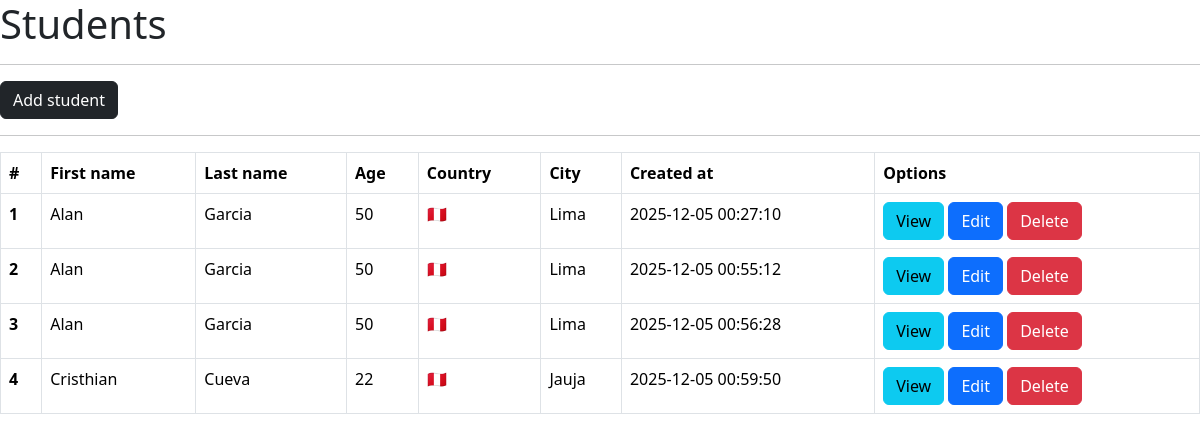
/students/, run on an earlier commit of the app's database.
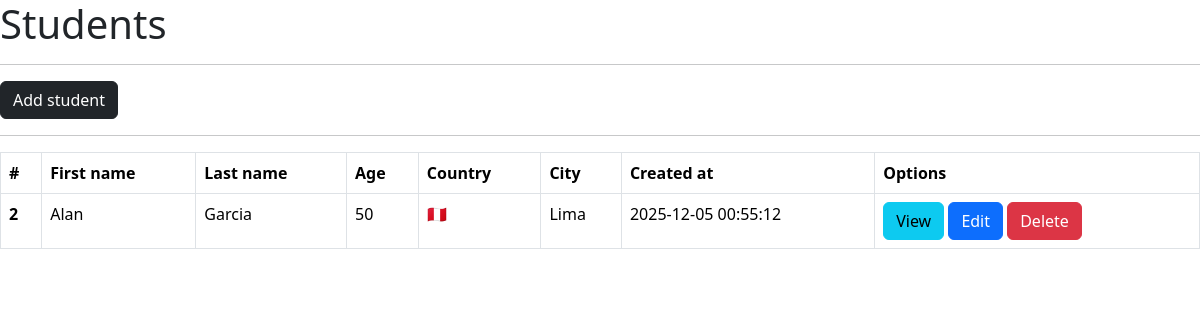
And on a later commit of the database.
### main.py (models this page shows, shortened)
class Student(db.Model):
    __tablename__ = "students"
    id = db.Column(db.Integer, primary_key=True, autoincrement=True)
    first_name = db.Column(db.String(200))
    last_name = db.Column(db.String(200))
    age = db.Column(db.Integer)
    country = db.Column(db.String(10))
    city = db.Column(db.String(50))
    created_at = db.Column(db.DateTime(timezone=True), server_default=func.now())

### main.py (the view)
@app.route("/students/")
def students():
    data = Student.query.all()
    return render_template("students.html", items=data)

### templates/students.html (shortened to what this page needs)
{% extends 'base.html' %}
{% block body %}
<h1>Students</h1>
    <hr>
    <a class="btn btn-dark" href="{{ url_for('students_add') }}">Add student</a>
    <hr>
    <table class="table table-bordered">
      <thead>
        <tr>
          <th scope="col">#</th>
          <th scope="col">First name</th>
          <th scope="col">Last name</th>
          <th scope="col">Age</th>
          <th scope="col">Country</th>
          <th scope="col">City</th>
          <th scope="col">Created at</th>
          <th scope="col">Options</th>
        </tr>
      </thead>
      <tbody>
        {% for item in items %}
        <tr>
          <th scope="row">{{ item.id }}</th>
          <td>{{ item.first_name }}</td>
          <td>{{ item.last_name }}</td>
          <td>{{ item.age }}</td>
          {% if item.country == "PE" %}
          <td>🇵🇪</td>
          {% else %}
          <td>{{ item.country }}</td>
          {% endif %}
          <td>{{ item.city }}</td>
          <td>{{ item.created_at.strftime("%Y-%m-%d %H:%M:%S") }}</td>
          <td>
            <a class="btn btn-info" href="{{ url_for('students_by_id', id=item.id) }}">View</a>
            <a class="btn btn-primary" href="{{ url_for('students_edit_by_id', id=item.id) }}">Edit</a>
            <a class="btn btn-danger" href="{{ url_for('students_delete_by_id', id=item.id) }}">Delete</a>
          </td>
        </tr>
        {% endfor %}
      </tbody>
    </table>
    {% endblock %}

### templates/base.html (shortened to what this page needs)
<!doctype html>
<html lang="en">
  <head>
    <link href="https://cdn.jsdelivr.net/npm/bootstrap@5.3.8/dist/css/bootstrap.min.css" rel="stylesheet">
  </head>
  <body>
    {% block body %}
    {% endblock %}
  </body>
</html>

What changed in the data, as far as the page shows it:
removed Student: id "1", first_name "Alan", last_name "Garcia", age "50", city "Lima", created_at "2025-12-05 00:27:10"
removed Student: id "3", first_name "Alan", last_name "Garcia", age "50", city "Lima", created_at "2025-12-05 00:56:28"
removed Student: id "4", first_name "Cristhian", last_name "Cueva", age "22", city "Jauja", created_at "2025-12-05 00:59:50"
